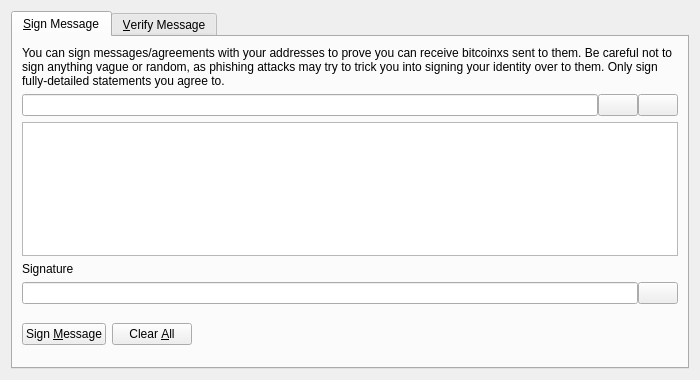
<?xml version="1.0" encoding="UTF-8"?>
<ui version="4.0">
 <class>SignVerifyMessageDialog</class>
 <widget class="QDialog" name="SignVerifyMessageDialog">
  <property name="geometry">
   <rect>
    <x>0</x>
    <y>0</y>
    <width>700</width>
    <height>380</height>
   </rect>
  </property>
  <property name="windowTitle">
   <string>Signatures - Sign / Verify a Message</string>
  </property>
  <property name="modal">
   <bool>true</bool>
  </property>
  <layout class="QVBoxLayout" name="verticalLayout">
   <item>
    <widget class="QTabWidget" name="tabWidget">
     <property name="currentIndex">
      <number>0</number>
     </property>
     <widget class="QWidget" name="tabSignMessage">
      <attribute name="title">
       <string>&amp;Sign Message</string>
      </attribute>
      <layout class="QVBoxLayout" name="verticalLayout_SM">
       <item>
        <widget class="QLabel" name="infoLabel_SM">
         <property name="text">
          <string>You can sign messages/agreements with your addresses to prove you can receive bitcoinxs sent to them. Be careful not to sign anything vague or random, as phishing attacks may try to trick you into signing your identity over to them. Only sign fully-detailed statements you agree to.</string>
         </property>
         <property name="textFormat">
          <enum>Qt::PlainText</enum>
         </property>
         <property name="wordWrap">
          <bool>true</bool>
         </property>
        </widget>
       </item>
       <item>
        <layout class="QHBoxLayout" name="horizontalLayout_1_SM">
         <property name="spacing">
          <number>0</number>
         </property>
         <item>
          <widget class="QValidatedLineEdit" name="addressIn_SM">
           <property name="toolTip">
            <string>The BitcoinX address to sign the message with</string>
           </property>
          </widget>
         </item>
         <item>
          <widget class="QPushButton" name="addressBookButton_SM">
           <property name="toolTip">
            <string>Choose previously used address</string>
           </property>
           <property name="text">
            <string/>
           </property>
           <property name="icon">
            <iconset resource="../bitcoin.qrc">
             <normaloff>:/icons/address-book</normaloff>:/icons/address-book</iconset>
           </property>
           <property name="shortcut">
            <string>Alt+A</string>
           </property>
           <property name="autoDefault">
            <bool>false</bool>
           </property>
          </widget>
         </item>
         <item>
          <widget class="QPushButton" name="pasteButton_SM">
           <property name="toolTip">
            <string>Paste address from clipboard</string>
           </property>
           <property name="text">
            <string/>
           </property>
           <property name="icon">
            <iconset resource="../bitcoin.qrc">
             <normaloff>:/icons/editpaste</normaloff>:/icons/editpaste</iconset>
           </property>
           <property name="shortcut">
            <string>Alt+P</string>
           </property>
           <property name="autoDefault">
            <bool>false</bool>
           </property>
          </widget>
         </item>
        </layout>
       </item>
       <item>
        <widget class="QPlainTextEdit" name="messageIn_SM">
         <property name="toolTip">
          <string>Enter the message you want to sign here</string>
         </property>
        </widget>
       </item>
       <item>
        <widget class="QLabel" name="signatureLabel_SM">
         <property name="text">
          <string>Signature</string>
         </property>
         <property name="textFormat">
          <enum>Qt::PlainText</enum>
         </property>
        </widget>
       </item>
       <item>
        <layout class="QHBoxLayout" name="horizontalLayout_2_SM">
         <property name="spacing">
          <number>0</number>
         </property>
         <item>
          <widget class="QLineEdit" name="signatureOut_SM">
           <property name="font">
            <font>
             <italic>true</italic>
            </font>
           </property>
           <property name="readOnly">
            <bool>true</bool>
           </property>
          </widget>
         </item>
         <item>
          <widget class="QPushButton" name="copySignatureButton_SM">
           <property name="toolTip">
            <string>Copy the current signature to the system clipboard</string>
           </property>
           <property name="text">
            <string/>
           </property>
           <property name="icon">
            <iconset resource="../bitcoin.qrc">
             <normaloff>:/icons/editcopy</normaloff>:/icons/editcopy</iconset>
           </property>
           <property name="autoDefault">
            <bool>false</bool>
           </property>
          </widget>
         </item>
        </layout>
       </item>
       <item>
        <layout class="QHBoxLayout" name="horizontalLayout_3_SM">
         <item>
          <widget class="QPushButton" name="signMessageButton_SM">
           <property name="toolTip">
            <string>Sign the message to prove you own this BitcoinX address</string>
           </property>
           <property name="text">
            <string>Sign &amp;Message</string>
           </property>
           <property name="icon">
            <iconset resource="../bitcoin.qrc">
             <normaloff>:/icons/edit</normaloff>:/icons/edit</iconset>
           </property>
           <property name="autoDefault">
            <bool>false</bool>
           </property>
          </widget>
         </item>
         <item>
          <widget class="QPushButton" name="clearButton_SM">
           <property name="toolTip">
            <string>Reset all sign message fields</string>
           </property>
           <property name="text">
            <string>Clear &amp;All</string>
           </property>
           <property name="icon">
            <iconset resource="../bitcoin.qrc">
             <normaloff>:/icons/remove</normaloff>:/icons/remove</iconset>
           </property>
           <property name="autoDefault">
            <bool>false</bool>
           </property>
          </widget>
         </item>
         <item>
          <spacer name="horizontalSpacer_1_SM">
           <property name="orientation">
            <enum>Qt::Horizontal</enum>
           </property>
           <property name="sizeHint" stdset="0">
            <size>
             <width>40</width>
             <height>48</height>
            </size>
           </property>
          </spacer>
         </item>
         <item>
          <widget class="QLabel" name="statusLabel_SM">
           <property name="font">
            <font>
             <weight>75</weight>
             <bold>true</bold>
            </font>
           </property>
           <property name="text">
            <string/>
           </property>
           <property name="wordWrap">
            <bool>true</bool>
           </property>
          </widget>
         </item>
         <item>
          <spacer name="horizontalSpacer_2_SM">
           <property name="orientation">
            <enum>Qt::Horizontal</enum>
           </property>
           <property name="sizeHint" stdset="0">
            <size>
             <width>40</width>
             <height>48</height>
            </size>
           </property>
          </spacer>
         </item>
        </layout>
       </item>
      </layout>
     </widget>
     <widget class="QWidget" name="tabVerifyMessage">
      <attribute name="title">
       <string>&amp;Verify Message</string>
      </attribute>
      <layout class="QVBoxLayout" name="verticalLayout_VM">
       <item>
        <widget class="QLabel" name="infoLabel_VM">
         <property name="text">
          <string>Enter the receiver's address, message (ensure you copy line breaks, spaces, tabs, etc. exactly) and signature below to verify the message. Be careful not to read more into the signature than what is in the signed message itself, to avoid being tricked by a man-in-the-middle attack. Note that this only proves the signing party receives with the address, it cannot prove sendership of any transaction!</string>
         </property>
         <property name="textFormat">
          <enum>Qt::PlainText</enum>
         </property>
         <property name="alignment">
          <set>Qt::AlignLeading|Qt::AlignLeft|Qt::AlignTop</set>
         </property>
         <property name="wordWrap">
          <bool>true</bool>
         </property>
        </widget>
       </item>
       <item>
        <layout class="QHBoxLayout" name="horizontalLayout_1_VM">
         <property name="spacing">
          <number>0</number>
         </property>
         <item>
          <widget class="QValidatedLineEdit" name="addressIn_VM">
           <property name="toolTip">
            <string>The BitcoinX address the message was signed with</string>
           </property>
          </widget>
         </item>
         <item>
          <widget class="QPushButton" name="addressBookButton_VM">
           <property name="toolTip">
            <string>Choose previously used address</string>
           </property>
           <property name="text">
            <string/>
           </property>
           <property name="icon">
            <iconset resource="../bitcoin.qrc">
             <normaloff>:/icons/address-book</normaloff>:/icons/address-book</iconset>
           </property>
           <property name="shortcut">
            <string>Alt+A</string>
           </property>
           <property name="autoDefault">
            <bool>false</bool>
           </property>
          </widget>
         </item>
        </layout>
       </item>
       <item>
        <widget class="QPlainTextEdit" name="messageIn_VM"/>
       </item>
       <item>
        <widget class="QValidatedLineEdit" name="signatureIn_VM"/>
       </item>
       <item>
        <layout class="QHBoxLayout" name="horizontalLayout_2_VM">
         <item>
          <widget class="QPushButton" name="verifyMessageButton_VM">
           <property name="toolTip">
            <string>Verify the message to ensure it was signed with the specified BitcoinX address</string>
           </property>
           <property name="text">
            <string>Verify &amp;Message</string>
           </property>
           <property name="icon">
            <iconset resource="../bitcoin.qrc">
             <normaloff>:/icons/transaction_0</normaloff>:/icons/transaction_0</iconset>
           </property>
           <property name="autoDefault">
            <bool>false</bool>
           </property>
          </widget>
         </item>
         <item>
          <widget class="QPushButton" name="clearButton_VM">
           <property name="toolTip">
            <string>Reset all verify message fields</string>
           </property>
           <property name="text">
            <string>Clear &amp;All</string>
           </property>
           <property name="icon">
            <iconset resource="../bitcoin.qrc">
             <normaloff>:/icons/remove</normaloff>:/icons/remove</iconset>
           </property>
           <property name="autoDefault">
            <bool>false</bool>
           </property>
          </widget>
         </item>
         <item>
          <spacer name="horizontalSpacer_1_VM">
           <property name="orientation">
            <enum>Qt::Horizontal</enum>
           </property>
           <property name="sizeHint" stdset="0">
            <size>
             <width>40</width>
             <height>48</height>
            </size>
           </property>
          </spacer>
         </item>
         <item>
          <widget class="QLabel" name="statusLabel_VM">
           <property name="font">
            <font>
             <weight>75</weight>
             <bold>true</bold>
            </font>
           </property>
           <property name="text">
            <string/>
           </property>
           <property name="wordWrap">
            <bool>true</bool>
           </property>
          </widget>
         </item>
         <item>
          <spacer name="horizontalSpacer_2_VM">
           <property name="orientation">
            <enum>Qt::Horizontal</enum>
           </property>
           <property name="sizeHint" stdset="0">
            <size>
             <width>40</width>
             <height>48</height>
            </size>
           </property>
          </spacer>
         </item>
        </layout>
       </item>
      </layout>
     </widget>
    </widget>
   </item>
  </layout>
 </widget>
 <customwidgets>
  <customwidget>
   <class>QValidatedLineEdit</class>
   <extends>QLineEdit</extends>
   <header>qt/qvalidatedlineedit.h</header>
  </customwidget>
 </customwidgets>
 <resources>
  <include location="../bitcoin.qrc"/>
 </resources>
 <connections/>
</ui>
